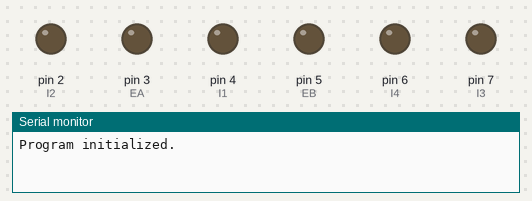
Recording of a sketch running on a simulated Arduino Uno, built with avr-gcc and run on an emulated ATmega328P. Shown: output pins drawn as LEDs (lit = HIGH), the last lines printed to the serial monitor.

Above: at 0.1 s.
At 1.9 s:
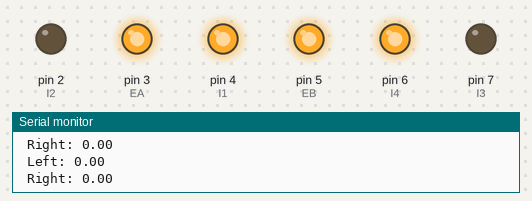
Timing chart, 0 to 3.4 s (numbered marks = the images above):
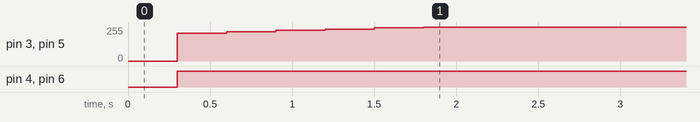

The sketch:

DesiredSpeed.ino
```cpp
// (licence header left out)
int EA = 3; // Wheel PWM pin (must be a PWM pin)
int I1 = 4; // Wheel direction digital pin 1
int I2 = 2; // Wheel direction digital pin 2
int EB = 5; // Wheel PWM pin (must be a PWM pin)
int I3 = 7; // Wheel direction digital pin 1
int I4 = 6; // Wheel direction digital pin

// Motor PWM command variable [0-255]
double uL = 0;
double uR = 0;

// Left wheel encoder digital pins
const byte L_SIGNAL_A = 13;
const byte L_SIGNAL_B = 12;
const byte R_SIGNAL_A = 11;
const byte R_SIGNAL_B = 10;
// Encoder ticks per (motor) revolution (TPR)
const int TPR = 3000;

// Wheel radius [m]
const double RHO = 0.0625;
const double LL = 0.2775;

// Counter to keep track of encoder ticks [integer]
volatile long L_encoder_ticks = 0;
volatile long R_encoder_ticks = 0;

// Variable to store estimated angular rate of left wheel [rad/s]
double omega_L = 0.0;
double omega_R = 0.0;
double velocity_L = 0.0;
double velocity_R = 0.0;
double desiredSpeed = 0.2;

 double errorL;
 double errorR;
 double accErrorR;
 double accErrorL;

double avg_omega = 0.0;
double avg_v = 0.0;
double kPR = 50;
double kI = 20;
double kPL = 50;
// Sampling interval for measurements in milliseconds
const int T = 300;

// Counters for milliseconds during interval
long t_now = 0;
long t_last = 0;

// This function is called when SIGNAL_A goes HIGH
void L_decodeEncoderTicks()
{
    if (digitalRead(L_SIGNAL_B) == LOW)
    {
        // SIGNAL_A leads SIGNAL_B, so count one way
        L_encoder_ticks--;
    }
    else
    {
        // SIGNAL_B leads SIGNAL_A, so count the other way
        L_encoder_ticks++;
    }
}
void R_decodeEncoderTicks()
{
    if (digitalRead(R_SIGNAL_A) == LOW)
    {
        // SIGNAL_A leads SIGNAL_B, so count one way
        R_encoder_ticks--;
    }
    else
    {
        // SIGNAL_B leads SIGNAL_A, so count the other way
        R_encoder_ticks++;
    }
}

void setup()
{
    // Open the serial port at 9600 bps
    Serial.begin(9600);

    // Set the pin modes for the motor driver
    pinMode(EA, OUTPUT);
    pinMode(I1, OUTPUT);
    pinMode(I2, OUTPUT);
    pinMode(EB, OUTPUT);
    pinMode(I3, OUTPUT);
    pinMode(I4, OUTPUT);

    // Set the pin modes for the encoders
    pinMode(L_SIGNAL_A, INPUT);
    pinMode(L_SIGNAL_B, INPUT);
    pinMode(R_SIGNAL_A, INPUT);
    pinMode(R_SIGNAL_B, INPUT);

    // Every time the pin goes high, this is a pulse
    attachInterrupt(digitalPinToInterrupt(L_SIGNAL_A), L_decodeEncoderTicks, RISING);
    attachInterrupt(digitalPinToInterrupt(R_SIGNAL_A), R_decodeEncoderTicks, RISING);

    // Print a message
    Serial.print("Program initialized.");
    Serial.print("\n");
}
void loop()
{
  Speed(0.5);
}
void Speed(double desiredSpeed)
{
      // Get the elapsed time [ms]
  while(1)
  {
    t_now = millis();

    if (t_now - t_last >= T)
    {
        // Estimate the rotational speed [rad/s]
        omega_L = 2.0 * PI * ((double)L_encoder_ticks / (double)TPR) * 1000.0 / (double)(t_now - t_last);
        omega_R = 2.0 * PI * ((double)R_encoder_ticks / (double)TPR) * 1000.0 / (double)(t_now - t_last);

        velocity_L = RHO * omega_L;
        velocity_R = RHO * omega_R;

        errorL = desiredSpeed - velocity_L;
        errorR = desiredSpeed - velocity_R;

        accErrorR += errorR;
        accErrorL += errorL;

        Serial.print("\n Left: ");
        Serial.print(velocity_L);
        Serial.print("\n Right: ");
        Serial.print(velocity_R);

        uR = errorR*kPR +  accErrorR*kI + 175;
        uL = errorL*kPL + accErrorL*kI + 175;

        if (uR>255)
        {
          uR =255;
        }
        else if (uR<100)
        {
          uR =100;
        }

        if (uL>255)
        {
          uL =255;
        }
        else if (uL<100)
        {
          uL =100;
        }

        // Record the current time [ms]
        t_last = t_now;

        // Reset the encoder ticks counter
        L_encoder_ticks = 0;
        R_encoder_ticks = 0;

        if(-0.2< errorR < 0.2)
        {
          accErrorR = 0;
        }
        if(-0.2 < errorL < 0.2)
        {
          accErrorR = 0;
        }


    // Set the wheel motor PWM command [0-255]
    digitalWrite(I1, HIGH);
    digitalWrite(I2, LOW);
    digitalWrite(I3, LOW);
    digitalWrite(I4, HIGH);
    // runMotors(uL, uR);

    analogWrite(EA, uR);
    analogWrite(EB, uL);
  }
  }

}
```

Measured:
- by itself, pin 3 (EA), pin 5 (EB): moves from 0/255 to 255/255 over 1.5 s
- by itself, pin 4 (I1), pin 6 (I4): LOW → HIGH at 0.30 s
